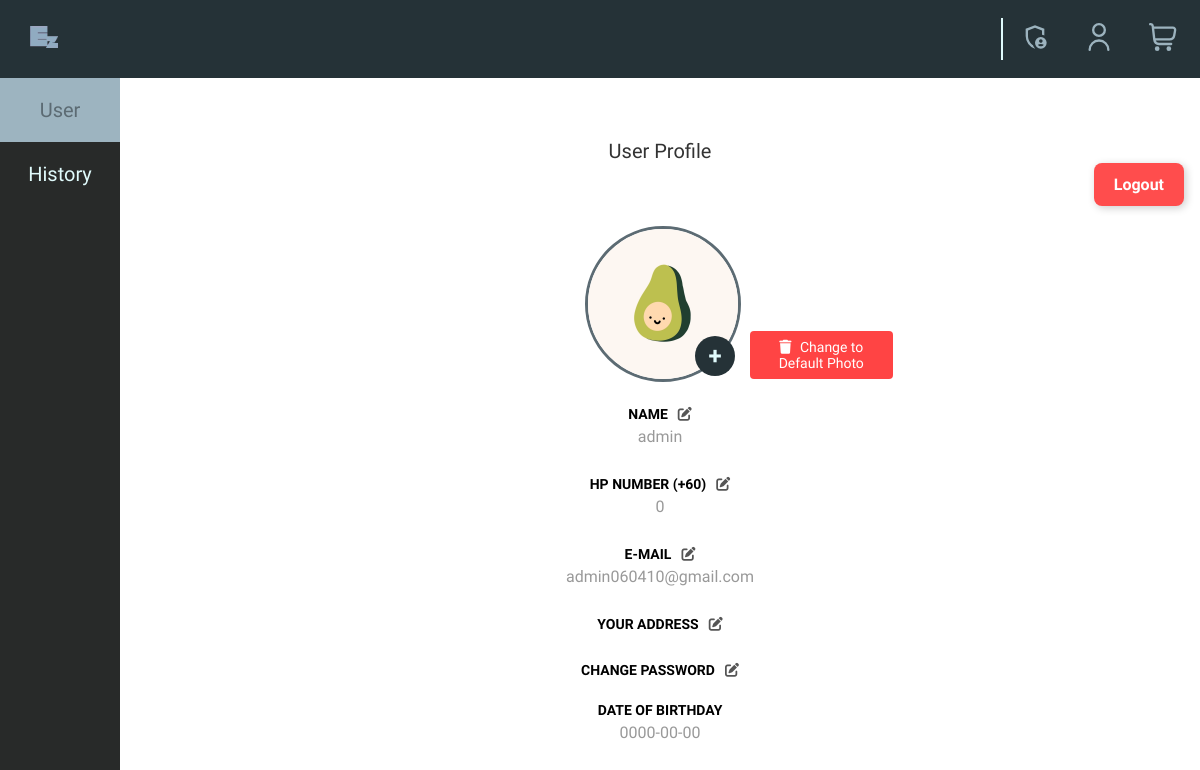
/page/profile_page.php (signed in), run on the app's committed database.
### tables this page shows
CREATE TABLE `member` (
  `user_id` int(11) NOT NULL,
  `username` varchar(50) NOT NULL,
  `password_hash` varchar(255) NOT NULL,
  `email` varchar(100) NOT NULL,
  `dob` date NOT NULL,
  `photo_path` varchar(255) DEFAULT NULL,
  `created_at` datetime DEFAULT current_timestamp(),
  `is_admin` tinyint(1) NOT NULL DEFAULT 0,
  `address` varchar(255) DEFAULT NULL,
  `hp` int(11) NOT NULL
);

### web/page/profile_page.php (the view, shortened to what this page needs)
<?php
require '../_base.php';
include '../_head.php';
include '../_nav.php';
require '../config.php';
$username = $_SESSION['username'];
$user_id = $_SESSION['user_id'];
$hp = "";
$default_photo = '../images/default_profile.png';
$photo = $default_photo;
try {
    $stmt = $pdo->prepare("SELECT address, username, photo_path, email, dob, hp FROM member WHERE user_id = :user_id");
    $stmt->bindParam(':user_id', $user_id, PDO::PARAM_INT);
    $stmt->execute();
    $user = $stmt->fetch(PDO::FETCH_ASSOC);
    if ($user) {
        $username = $user['username'];
        $hp = $user['hp'] ?? '';
        $email = $user['email'];
        $dob = $user['dob'];
        if (!empty($user['photo_path'])) {
            $photo = $user['photo_path'];
        }
    }
} catch (PDOException $e) {
    temp('error', "Failed to fetch user data.");
}
?>
<!DOCTYPE html>
<html lang="en">
<head>
    <link rel="stylesheet" href="../css/profile.css">
    <link rel="stylesheet" href="https://cdnjs.cloudflare.com/ajax/libs/font-awesome/6.0.0-beta3/css/all.min.css">
</head>
<body>
    <nav class="left-sidenav">
        <ul>
            <li><a class="active" href="../page/profile_page.php">User</a></li>
            <li><a href="../page/profile_history.php">History</a></li>
        </ul>
    </nav>
    <div class="main-content">
        <div class="content-title">
            <div style="text-align:center;padding-top:60px;">
                <span>User Profile</span>
                <form style="text-align: right;" method="post">
                    <button type="submit" name="logout" class="logout-btn">Logout</button>
                </form>
            </div>
        </div>
        <div class="profile-container">
            <form method="post" action="<?php echo htmlspecialchars($_SERVER['PHP_SELF']); ?>" enctype="multipart/form-data">
                <div class="profile-photo">
                    <div class="image-wrapper">
                        <img id="profile-image" src="<?php echo $photo; ?>" alt="Profile Picture">
                    </div>
                    <label for="file-upload" class="upload-label">
                        <span>+</span>
                    </label>
                    <?php if ($photo !== $default_photo): ?>
                        <form method="post" style="display: inline;">
                            <button type="submit" name="delete_photo" class="delete-photo-btn"
                                onclick="return confirm('Are you sure you want to delete your profile photo?')">
                                <i class="fas fa-trash"></i> Change to Default Photo
                            </button>
                        </form>
                    <?php endif; ?>
                </div>
            </form>
            <div class="detail-label">NAME<i class="fas fa-edit edit-icon" onclick="toggleForm('username-form')"></i></div>
            <div class="detail-value" id="accountName"><?php echo $username; ?></div>
            <div class="detail-label">HP NUMBER (+60)<i class="fas fa-edit edit-icon" onclick="toggleForm('hp-form')"></i></div>
            <div class="detail-value" id="accountHP"><?php echo $hp; ?></div>
            <div class="detail-label">E-MAIL<i class="fas fa-edit edit-icon" onclick="toggleForm('email-form')"></i></div>
            <div class="detail-value" id="accountEmail"><?php echo $email; ?></div>
            <div class="detail-label">YOUR ADDRESS<i class="fas fa-edit edit-icon" onclick="toggleForm('address-form')"></i></div>
            <div class="password-change">
                <div class="detail-label">Change Password<i class="fas fa-edit edit-icon" onclick="toggleForm('password-form-container')"></i></div>
            </div>
            <br>
            <div class="detail-label">Date Of Birthday</div>
            <div class="detail-value"><?php echo $dob; ?></div>
        </div>
    </div>
</body>
</html>

### web/css/global.css (style rules this page uses)
body, input, button, textarea, select { font-family: 'Urbanist', sans-serif; font-size: 16px; }
html, body { margin: 0; padding: 0%; height: 100vh; display: flex; flex-direction: column; }

### web/css/profile.css (style rules this page uses)
.left-sidenav ul { top: 78px; list-style-type: none; margin: 0; padding: 0; width: 10%; background-color: #282a29; position: fixed; height: 100%; overflow: auto; }
.left-sidenav li a { display: block; color: #e0fbfc; padding: 20px 26px; text-decoration: none; font-size: 20px; font-weight: 500; text-align: center; margin: auto 0; }
.left-sidenav li a.active { background-color: #9db4c0; color: #5c6b73; }
.main-content { margin-left: 10%; margin-top: 78px; padding: 1px 16px; height: 100%; }
.content-title { font-size: 20px; margin-bottom: 20px; color: #333; }
.delete-photo-btn { position: absolute; bottom: -8px; right: -105%; left: 110%; display: block; margin: 5px auto; margin-top: -20px; padding: 8px 25px; background-color: #ff4444; color: white; border: none; border-radius: 4px; cursor: pointer; font-size: 14px; transition: background-color 0.3s; }
.delete-photo-btn i { margin-right: 5px; }
.password-change { margin-top: 20px; }
.detail-label { font-weight: bold; margin-bottom: 5px; text-transform: uppercase; font-size: 14px; }
.detail-value { color: #999; margin-bottom: 30px; }
.profile-container { max-width: 600px; margin: 0 auto; text-align: center; }
.profile-photo { position: relative; width: 150px; height: 150px; margin: 0 auto 30px; }
.image-wrapper { width: 100%; height: 100%; border-radius: 50%; overflow: hidden; border: 3px solid #5C6B73; display: flex; justify-content: center; align-items: center; }
#profile-image { width: 100%; height: 100%; object-fit: cover; }
.upload-label { position: absolute; bottom: 0; right: 0; background-color: #253237; color: #e0fbfc; width: 40px; height: 40px; border-radius: 50%; display: flex; justify-content: center; align-items: center; cursor: pointer; }
.upload-label span { font-size: 24px; font-weight: bold; }
.edit-icon { cursor: pointer; margin-left: 10px; color: #555; transition: color 0.3s; }
.profile-container { position: relative; max-width: 600px; margin: 0 auto; text-align: center; }
.logout-btn { background-color: #ff4d4d; color: white; border: none; padding: 12px 20px; font-size: 16px; font-weight: bold; border-radius: 8px; cursor: pointer; transition: all 0.3s ease; box-shadow: 2px 2px 8px rgba(0, 0, 0, 0.2); }

### data on the page
member: photo_path (picture), username "admin", hp "0", email "admin060410@gmail.com", dob "0000-00-00"
